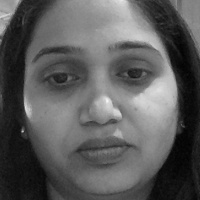
#> input picture user/12.jpg, 200 x 200 px, given in place of the camera
$ jupyter execute 'Face Recognition.ipynb'   (text cells are left out)
#> lines starting #> are read from the running program, lines starting #| are printed output that depends on the picture; after the words box and inside, x2 and y2 are one past the last pixel; in counts of white or black regions, pixels touching at a corner belong together
[cell 1]
import cv2
import numpy as np

# Load HAAR face classifier
face_classifier = cv2.CascadeClassifier('haarcascade_frontalface_default.xml')

# Load functions
def face_extractor(img):
    # Function detects faces and returns the cropped face
    # If no face detected, it returns the input image

    gray = cv2.cvtColor(img,cv2.COLOR_BGR2GRAY)
    faces = face_classifier.detectMultiScale(gray, 1.3, 5)

    if faces is ():
        return None

    # Crop all faces found
    for (x,y,w,h) in faces:
        cropped_face = img[y:y+h, x:x+w]

    return cropped_face

# Initialize Webcam
cap = cv2.VideoCapture(0)
count = 0

# Collect 100 samples of your face from webcam input
while True:

    ret, frame = cap.read()
#> frame is the input picture: shape (200, 200, 3); min 1, max 245, mean 90.7
    if face_extractor(frame) is not None:
#> in face_extractor, `faces = face_classifier.detectMultiScale(gray, 1.3, 5)`: faces = [[18, 15, 174, 174]]
#> the loop in face_extractor, `for (x,y,w,h) in faces:` made 1 pass
#> pass 1, in face_extractor, `cropped_face = img[y:y+h, x:x+w]`:
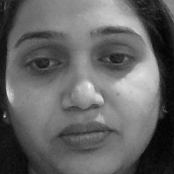
#> cropped_face: shape (174, 174, 3); min 1, max 245, mean 99.3
        count += 1
#> count = 1
        face = cv2.resize(face_extractor(frame), (200, 200))
#> the loop in face_extractor (call 2), `for (x,y,w,h) in faces:` made 1 pass
        face = cv2.cvtColor(face, cv2.COLOR_BGR2GRAY)
#> face: shape (200, 200)

        # Save file in specified directory with unique name
        file_name_path = './faces/user/' + str(count) + '.jpg'
#> file_name_path = './faces/user/1.jpg'
        cv2.imwrite(file_name_path, face)

        # Put count on images and display live count
        cv2.putText(face, str(count), (50, 50), cv2.FONT_HERSHEY_COMPLEX, 1, (0,255,0), 2)
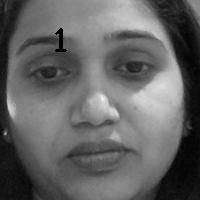
#> face: shape (200, 200); min 0, max 242, mean 98.8
        cv2.imshow('Face Cropper', face)

    else:
        print("Face not found")
        pass

    if cv2.waitKey(1) == 13 or count == 100: #13 is the Enter Key
#> (key Esc is pressed here)
        break

cap.release()
cv2.destroyAllWindows()
print("Collecting Samples Complete")

[cell 2]
import cv2
import numpy as np
from os import listdir
from os.path import isfile, join

# Get the training data we previously made
data_path = './faces/user/'
onlyfiles = [f for f in listdir(data_path) if isfile(join(data_path, f))]

# Create arrays for training data and labels
Training_Data, Labels = [], []

# Open training images in our datapath
# Create a numpy array for training data
for i, files in enumerate(onlyfiles):
    image_path = data_path + onlyfiles[i]
    images = cv2.imread(image_path, cv2.IMREAD_GRAYSCALE)
#> images: shape (200, 200); min 2, max 242, mean 99.1
    Training_Data.append(np.asarray(images, dtype=np.uint8))
    Labels.append(i)

# Create a numpy array for both training data and labels
Labels = np.asarray(Labels, dtype=np.int32)

# Initialize facial recognizer
#model = cv2.createLBPHFaceRecognizer()
#model = cv2.face.createLBPHFaceRecognizer()
model = cv2.face.LBPHFaceRecognizer_create()
# NOTE: For OpenCV 3.0 use cv2.face.createLBPHFaceRecognizer()

# Let's train our model
model.train(np.asarray(Training_Data), np.asarray(Labels))
print("Model trained sucessefully")

[cell 3]
import cv2
import numpy as np


face_classifier = cv2.CascadeClassifier('haarcascade_frontalface_default.xml')

def face_detector(img, size=0.5):

    # Convert image to grayscale
#> called with size = 0.5
    gray = cv2.cvtColor(img,cv2.COLOR_BGR2GRAY)
    faces = face_classifier.detectMultiScale(gray, 1.3, 5)
#> faces = [[18, 15, 174, 174]]
    if faces is ():
        return img, []

    for (x,y,w,h) in faces:
        cv2.rectangle(img,(x,y),(x+w,y+h),(0,255,255),2)
        roi = img[y:y+h, x:x+w]
        roi = cv2.resize(roi, (200, 200))
#> this loop made 1 pass
#> pass 1, in face_detector, `roi = img[y:y+h, x:x+w]`:
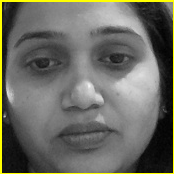
#> roi: shape (174, 174, 3); mean B, G, R 97.2, 106, 106
#> pass 1, in face_detector, `roi = cv2.resize(roi, (200, 200))`:
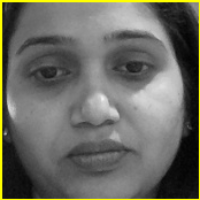
#> roi: shape (200, 200, 3); mean B, G, R 97.1, 106, 106
#> after the loop:
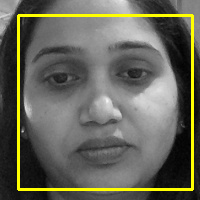
#> img: shape (200, 200, 3); 5.21% of pixels changed, all inside (x1, y1, x2, y2) = (17, 14, 194, 191)
    return img, roi


# Open Webcam
cap = cv2.VideoCapture(0)

while True:

    ret, frame = cap.read()

    image, face = face_detector(frame)

    try:
        face = cv2.cvtColor(face, cv2.COLOR_BGR2GRAY)
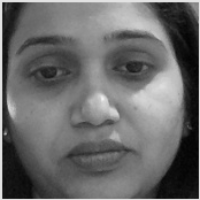
#> face: shape (200, 200); min 3, max 242, mean 105

        # Pass face to prediction model
        # "results" comprises of a tuple containing the label and the confidence value
        results = model.predict(face)
#> results = (0, 18.11)
        #print(results)

        if results[1] < 500:
            confidence = int( 100 * (1 - (results[1])/400) )
#> confidence = 95
            display_string = str(confidence) + '% Confident it is User'
#> display_string = '95% Confident it is User'

        #confidence = results
        #display_string = str(confidence) + '% Confident it is User'

        cv2.putText(image, display_string, (100, 120), cv2.FONT_HERSHEY_COMPLEX, 1, (255,120,150), 2)
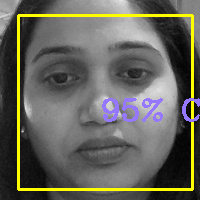
#> image: shape (200, 200, 3); 2.15% of pixels changed, all inside (x1, y1, x2, y2) = (102, 98, 200, 122)

        if confidence > 89:
            cv2.putText(image, "Unlocked", (250, 450), cv2.FONT_HERSHEY_COMPLEX, 1, (0,255,0), 2)
            cv2.imshow('Face Recognition', image )
        else:
            cv2.putText(image, "Locked", (250, 450), cv2.FONT_HERSHEY_COMPLEX, 1, (0,0,255), 2)
            cv2.imshow('Face Recognition', image )

    except Exception as e:
        cv2.putText(image, "Face not Found", (220, 120) , cv2.FONT_HERSHEY_COMPLEX, 1, (0,0,255), 2)
        cv2.putText(image, "Locked", (250, 450), cv2.FONT_HERSHEY_COMPLEX, 1, (0,0,255), 2)
        cv2.imshow('Face Recognition', image )
        pass

    if cv2.waitKey(1) == 13: #13 is the Enter Key
#> (key Esc is pressed here)
        break

cap.release()
cv2.destroyAllWindows()
cv2.waitKey(1)
#> Out = 27
